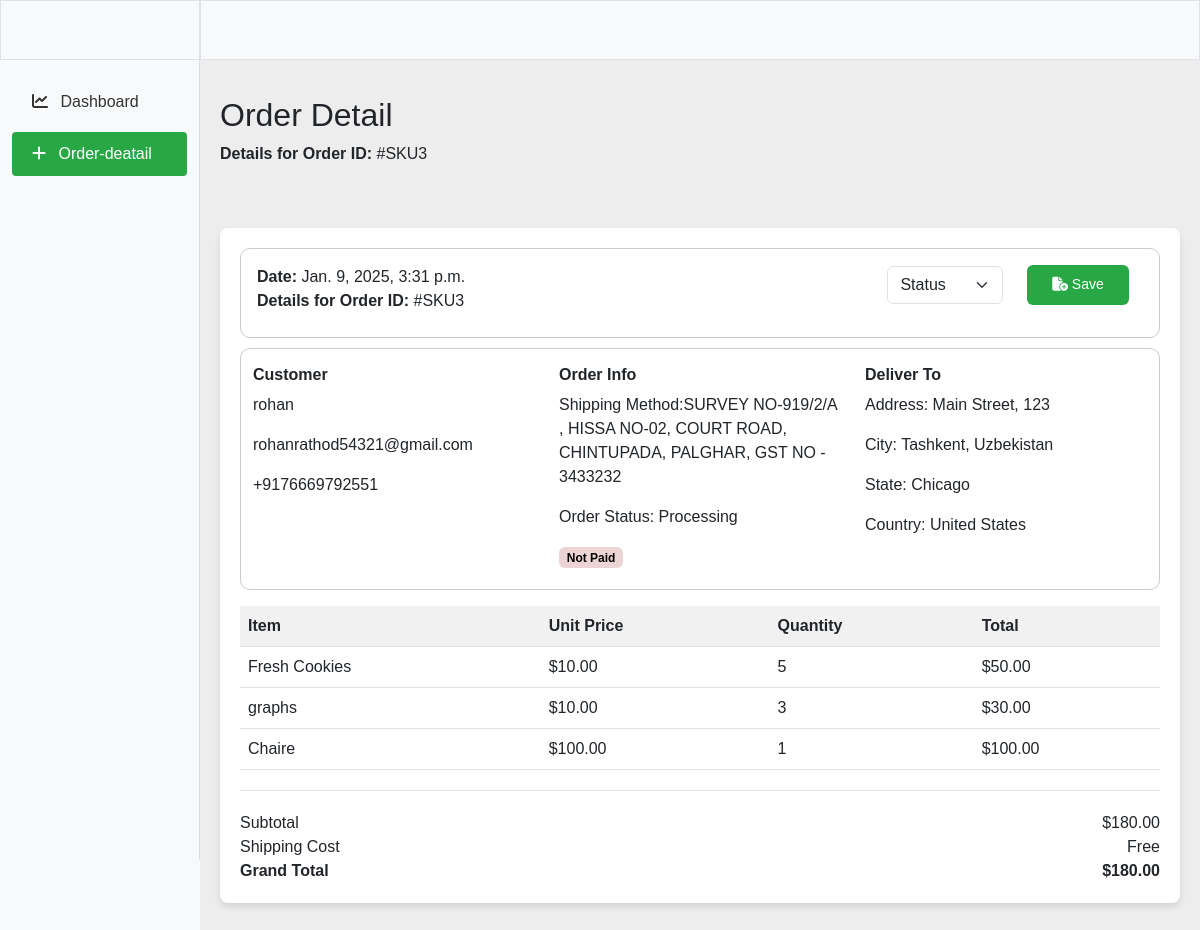
The app's page /useradmin/dashboard/order_detail/3 (signed in), older data.
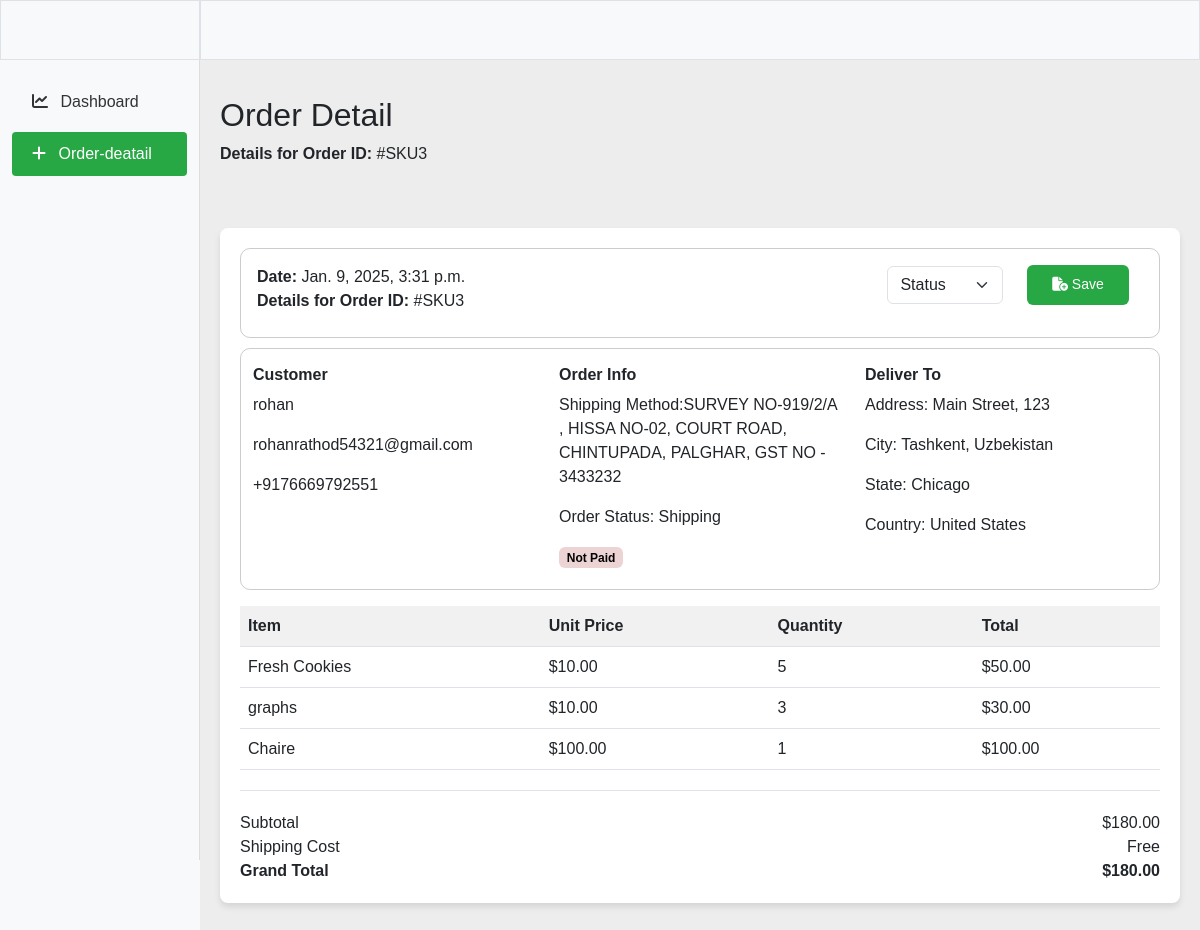
The same page, newer data.
### core/models.py (models this page shows)
class CartOrder(models.Model):
    user = models.ForeignKey(User, on_delete=models.CASCADE)
    price = models.DecimalField(max_digits=9999999999999, decimal_places=2, default="1.99")
    paid_status = models.BooleanField(default=False)
    order_date = models.DateTimeField(auto_now_add=True)
    product_status = models.CharField(choices=STATUS_CHOICE, max_length=10, default="Processing")
    class Meta:
        verbose_name_plural = "Cart Order"  #categorys ==> Categories  in table

### userauths/models.py (models this page shows, shortened)
class User(AbstractUser):
    email = models.EmailField(unique=True, null=False)
    username = models.CharField(max_length=100)
    bio = models.CharField(max_length = 100)
    USERNAME_FIELD = "email"             # while filling login form set username will accept email
    REQUIRED_FIELDS = ['username']       # required fiels with email and password and password 2

### useradmin/decorators.py (the view)
    def wrapper(request, *args, **kwargs):
        if request.user.is_superuser != True:
            messages.warning(request, "you are not authorized to accces this page")
            return redirect("/user/sign-in")
        return view_func(request, *args, **kwargs)

### core/context_processor.py (called while the page is built)
def default(request):
    categories = Category.objects.all()
    vendor = Vendor.objects.all()
    min_max_price = Product.objects.all().aggregate(Min('price'), Max('price'))
    wishlist_product_ids = Wishlist.objects.filter(user=request.user).values_list('product__id', flat=True) if request.user.is_authenticated else []
    try:
        wishlist = Wishlist.objects.filter(user = request.user)
    except:
        messages.warning(request, "You need to login first")
        wishlist = 0
    try:
        address = Address.objects.get(user = request.user)
    except:
        address = None
    return {
        'categories': categories,
        'address' : address,
        'vendors' : vendor,
        'min_max_price' : min_max_price,
        'wishlist':wishlist,
        'wishlist_product_ids':wishlist_product_ids,
    }

### templates/useradmin/order_detail.html (shortened to what the changed rows need)
{% load static %} {{ form.media }}
<!DOCTYPE html>
<html lang="en">
  <head>
    <link
      href="https://cdn.jsdelivr.net/npm/bootstrap@5.3.0/dist/css/bootstrap.min.css"
      rel="stylesheet"
    />
    <link
      rel="stylesheet"
      href="https://cdnjs.cloudflare.com/ajax/libs/font-awesome/6.7.2/css/all.min.css"
    />
    <link
      rel="stylesheet"
      type="text/css"
      href="{% static 'assets/useradmin/dashboard.css' %}"
    />
    <link
      rel="stylesheet"
      href="https://cdnjs.cloudflare.com/ajax/libs/font-awesome/6.0.0/css/all.min.css"
    />
  </head>
  <body>
    <div class="container-fluid">
      <div class="row">
        <div
          class="col-md-9 col-lg-10 content"
          style="background-color: rgb(237, 237, 237)"
        >
          <div id="orders" class="section">
            <div class="row d-flex justify-content-between">
              <div class="col-md-6 mt-3 mb-3">
                <h2>Order Detail</h2>
                <p><strong>Details for Order ID:</strong> #SKU{{order.id}}</p>
              </div>
            </div>
            <div class="container order-container">
              <div
                class="section p-3"
                style="border: 1px solid rgb(0, 0, 0, 0.2); border-radius: 10px"
              >
                <div class="row d-flex justify-content-between p-0 pb-2">
                  <div class="col-md-6">
                    <p class="mb-0">
                      <strong>Date:</strong> {{order.order_date}}
                    </p>
                    <p class="mb-0">
                      <strong>Details for Order ID:</strong> #SKU{{order.id}}
                    </p>
                  </div>
                </div>
              </div>
              <div
                class="row pt-3 m-0 mb-2"
                style="border: 1px solid rgb(0, 0, 0, 0.2); border-radius: 10px"
              >
                <div class="col-md-4 info-block">
                  <h6>Customer</h6>
                  <p>{{order.user.username}}</p>
                  <p>{{order.user.email}}</p>
                  <p>+91{{profile.phone}}</p>
                </div>
                <div class="col-md-4 info-block">
                  <h6>Order Info</h6>
                  <p>Shipping Method:{{adrs.address}}</p>
                  <p>Order Status: {{order.product_status}}</p>
                  {% if order.paid_status == True %}
                  <td><span class="badge status-paid"> Paid</span></td>
                  {% else %}
                  <td><span class="badge status-unpaid">Not Paid</span></td>
                  {% endif %}
                </div>
              </div>
              <div class="section mt-3">
                <table class="table">
                  <thead>
                    <tr>
                      <th>Item</th>
                      <th>Unit Price</th>
                      <th>Quantity</th>
                      <th>Total</th>
                    </tr>
                  </thead>
                </table>
              </div>
              <div class="order-summary">
                <div class="summary-item">
                  <span>Subtotal</span>
                  <span>${{order.price}}</span>
                </div>
                <div class="summary-item">
                  <strong>Grand Total</strong>
                  <strong>${{order.price}}</strong>
                </div>
              </div>
            </div>
          </div>
        </div>
      </div>
    </div>
  </body>
</html>

Row changes from the older to the newer data that the page shows:
changed CartOrder "rohan": product_status "Processing" → "Shipping"
